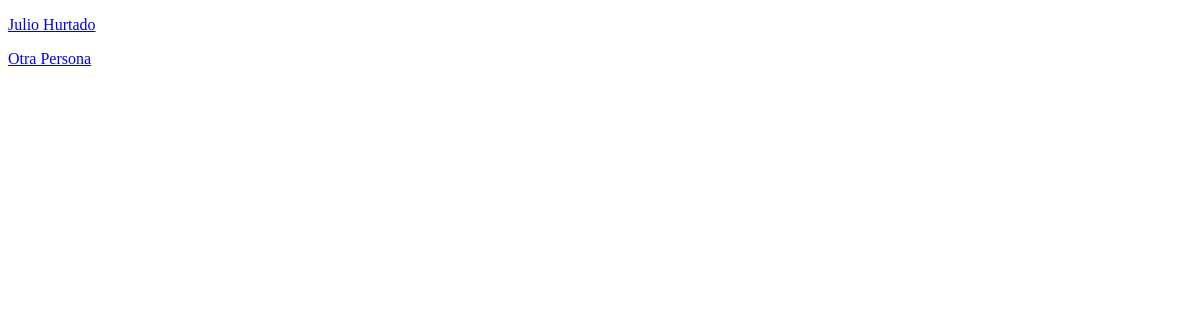
/usuario/validar/ (signed in), run on an earlier commit of the app's database.
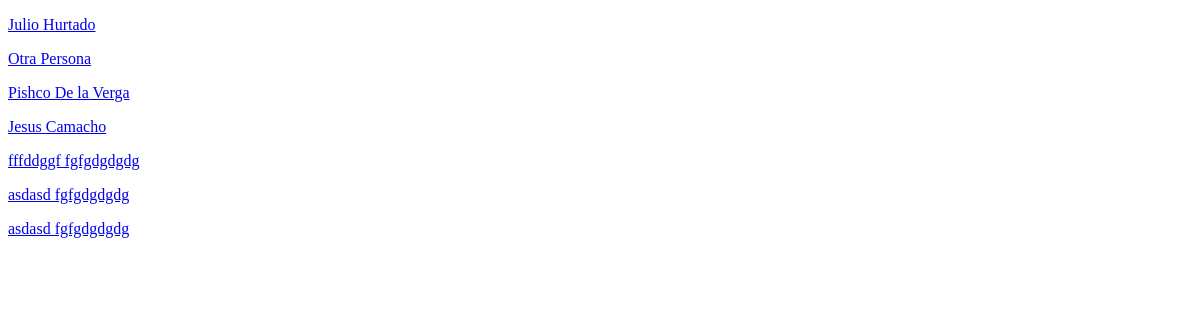
And on a later commit of the database.
### usuario/models.py (models this page shows, shortened)
class User(models.Model):
    user = models.OneToOneField(Usuario)
    has_add_center = models.BooleanField(default=False)
    reason_to_validate = models.TextField(blank=True)
    def get_full_name(self):
        return self.user.get_full_name()
    class Meta:
        permissions = (
            ('add_center', 'Puede Crear Centros Turísticos'),
        )

### usuario/views.py (the view)
# urls.py: url(r'^usuario/validar/$', ValidationUserListView.as_view(), name='listar_sin_permisos'),
class ValidationUserListView(PermissionRequiredMixin, ListView):
    permission_required = 'is_staff'
    model = Profile
    template_name = "validar.html"
    context_object_name = 'usuarios'
    def get_queryset(self):
        queryset = self.model.objects.filter(has_add_center = False)
        return queryset

### usuario/templates/validar.html (shortened to what this page needs)
<!DOCTYPE html>
<html lang="en">
<head>
</head>
<body>
{% for usuario in usuarios %}
    <p><a href="{% url  'User:add_permission' usuario.pk %}">{{ usuario.get_full_name }}</a></p>
{% endfor %}
</body>
</html>

What changed in the data, as far as the page shows it:
added User: get_full_name "Pishco De la Verga"
added User: get_full_name "Jesus Camacho"
added User: get_full_name "fffddggf fgfgdgdgdg"
added User: get_full_name "asdasd fgfgdgdgdg"
added User: get_full_name "asdasd fgfgdgdgdg"
